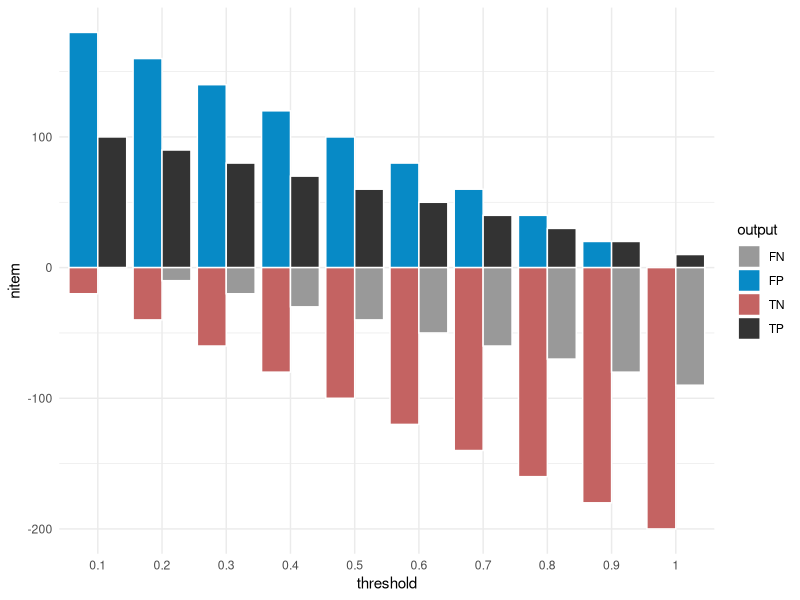

Reproduce this figure in R. (Note: this script raises an error after producing the figure.)
library(ggplot2)
library(stringr)

############### MAKE DATA #####################

threshold_base <- c((1:10)/10) %>% as.character
class_base <- c('C0','C1')
output_base <- c('selected','discarded')
tp=c((10:1)*10)
fn=c(100-(10:1)*10)*-1
tn=c((1:10)*20) *-1
fp=c(200-(1:10)*20)

nbin <- length(threshold_base)

threshold <- class <- output <- nitem <- c()
for(i in 1:nbin){
  for(c in class_base){
    for(o in output_base){
      threshold <- c(threshold,threshold_base[i])
      class <- c(class, c)
      if(c=='C0'){
        if(o=='selected') {
          output <- c(output, 'FP')
          nitem <- c(nitem,fp[i])
        }
        else {
          output <- c(output, 'TN')
          nitem <- c(nitem,tn[i])
        }
      } else {
        if(o=='selected') {
          output <- c(output, 'TP')
          nitem <- c(nitem,tp[i])
        }
        else {
          output <- c(output, 'FN')
          nitem <- c(nitem,fn[i])
        }
      }  
    }    
  }
}

data <- data.frame(cbind(threshold=as.character(threshold), class, output, nitem), stringsAsFactors=FALSE)
data$nitem <- as.numeric(data$nitem)

ggplot(data, aes(x=threshold, y=nitem, fill=output, group=class)) + 
  geom_bar(stat='identity', position='dodge', color='#ffffff') +
  scale_fill_manual(values=c("#999999", "#078ac6","#c46362", "#333333")) +
  theme_minimal() 


############### OLD #####################
threshold_base <- c((1:10)/10) %>% as.character
class_base <- c('C0','C1')
tp=c((10:1)*10)
fn=c(100-(10:1)*10)*-1
tn=c((1:10)*20) *-1
fp=c(200-(1:10)*20)

nbin <- length(threshold_base)

threshold <- class <- selected <- discarded <- c()
for(i in 1:nbin){
  for(c in class_base){
    threshold <- c(threshold,threshold_base[i])
    class <- c(class, c)
    if(c=='C0'){
      selected <- c(selected,fp[i])
      discarded <- c(discarded,tn[i])
    } else {
      selected <- c(selected,tp[i])
      discarded <- c(discarded,fn[i])
    }      
  }
}

data <- data.frame(cbind(threshold=as.character(threshold), class, selected, discarded), stringsAsFactors=FALSE)
data$selected <- as.numeric(data$selected)
data$discarded <- as.numeric(data$discarded)

up <- ggplot(data, aes(x=threshold, y=selected, fill=class)) + 
  geom_bar(stat='identity',position='dodge') +
  scale_fill_manual(values=c("#333333", "#078ac6")) +
  theme_minimal() +
  scale_y_continuous(expand = c(0, 0))

down <- ggplot(data, aes(x=threshold, y=discarded, fill=class)) + 
  geom_bar(stat='identity',position='dodge') +
  scale_fill_manual(values=c("#cccccc", "#c46362")) +
  theme_minimal() +
  scale_y_continuous(expand = c(0, 0))



############### OLD #####################

cm <- matrix(c(90,10,10,
               5,85,10,
               5,5,80),3,3)

data_tbl <- data.frame(cbind( threshold=c((1:10)/10),
                              tp=c((10:1)*10),
                              fn=c(100-(10:1)*10),
                              tn=c((1:10)*20),
                              fp=c(200-(1:10)*20) ))


data$fn <- -1 * data$fn
data$tn <- -1 * data$tn                   

barplot(t(cbind(data$fn,data$tp)))


ggplot(data, aes(x=threshold, y=fn)) + geom_bar(stat="identity")
